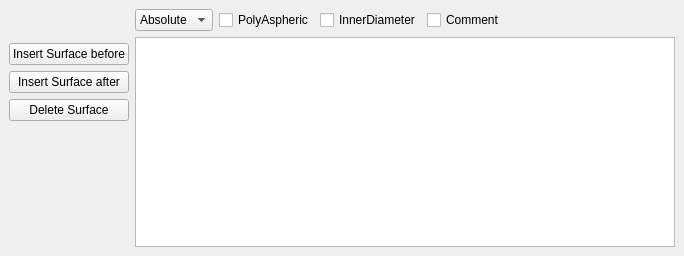
<?xml version="1.0" encoding="UTF-8"?>
<ui version="4.0">
 <class>DockSurfacesData</class>
 <widget class="QDockWidget" name="DockSurfacesData">
  <property name="geometry">
   <rect>
    <x>0</x>
    <y>0</y>
    <width>684</width>
    <height>256</height>
   </rect>
  </property>
  <property name="features">
   <set>QDockWidget::DockWidgetFloatable|QDockWidget::DockWidgetMovable</set>
  </property>
  <property name="windowTitle">
   <string>Surfaces Data</string>
  </property>
  <widget class="QWidget" name="dockWidgetContents">
   <layout class="QGridLayout" name="gridLayout">
    <item row="1" column="1" rowspan="4">
     <widget class="QTableWidget" name="twSurfacesDatas">
      <property name="gridStyle">
       <enum>Qt::SolidLine</enum>
      </property>
      <property name="cornerButtonEnabled">
       <bool>true</bool>
      </property>
      <property name="rowCount">
       <number>0</number>
      </property>
      <property name="columnCount">
       <number>0</number>
      </property>
      <attribute name="horizontalHeaderDefaultSectionSize">
       <number>70</number>
      </attribute>
     </widget>
    </item>
    <item row="2" column="0">
     <layout class="QVBoxLayout" name="verticalLayout">
      <item>
       <widget class="QPushButton" name="btnAddSurfaceBefore">
        <property name="text">
         <string>Insert Surface before</string>
        </property>
       </widget>
      </item>
      <item>
       <widget class="QPushButton" name="btnAddSurfaceAfter">
        <property name="text">
         <string>Insert Surface after</string>
        </property>
       </widget>
      </item>
      <item>
       <widget class="QPushButton" name="btnDeleteSurface">
        <property name="text">
         <string>Delete Surface</string>
        </property>
       </widget>
      </item>
     </layout>
    </item>
    <item row="3" column="0">
     <spacer name="verticalSpacer">
      <property name="orientation">
       <enum>Qt::Vertical</enum>
      </property>
      <property name="sizeHint" stdset="0">
       <size>
        <width>20</width>
        <height>40</height>
       </size>
      </property>
     </spacer>
    </item>
    <item row="0" column="1">
     <layout class="QHBoxLayout" name="horizontalLayout">
      <item>
       <widget class="QComboBox" name="comboCoordMode">
        <property name="currentText">
         <string>Absolute</string>
        </property>
        <item>
         <property name="text">
          <string>Absolute</string>
         </property>
        </item>
        <item>
         <property name="text">
          <string>Relative</string>
         </property>
        </item>
       </widget>
      </item>
      <item>
       <widget class="QCheckBox" name="cbPolyAspheric">
        <property name="text">
         <string>PolyAspheric</string>
        </property>
       </widget>
      </item>
      <item>
       <widget class="QCheckBox" name="cbInnerDiameter">
        <property name="text">
         <string>InnerDiameter</string>
        </property>
       </widget>
      </item>
      <item>
       <widget class="QCheckBox" name="cbComment">
        <property name="text">
         <string>Comment</string>
        </property>
       </widget>
      </item>
      <item>
       <spacer name="horizontalSpacer">
        <property name="orientation">
         <enum>Qt::Horizontal</enum>
        </property>
        <property name="sizeHint" stdset="0">
         <size>
          <width>40</width>
          <height>20</height>
         </size>
        </property>
       </spacer>
      </item>
     </layout>
    </item>
   </layout>
  </widget>
 </widget>
 <resources/>
 <connections/>
</ui>
